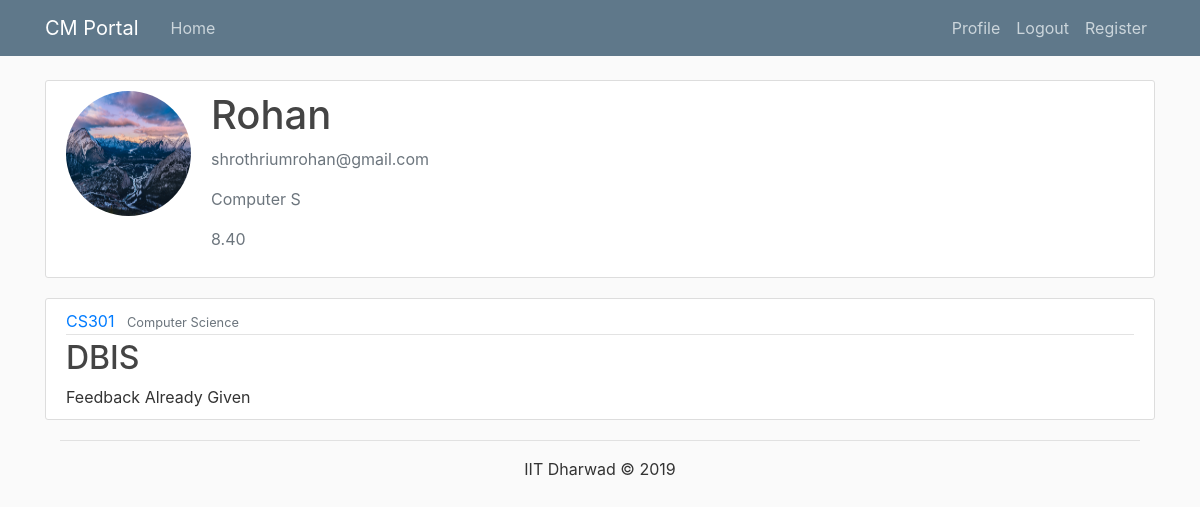
/courses/ (signed in), run on an earlier commit of the app's database.
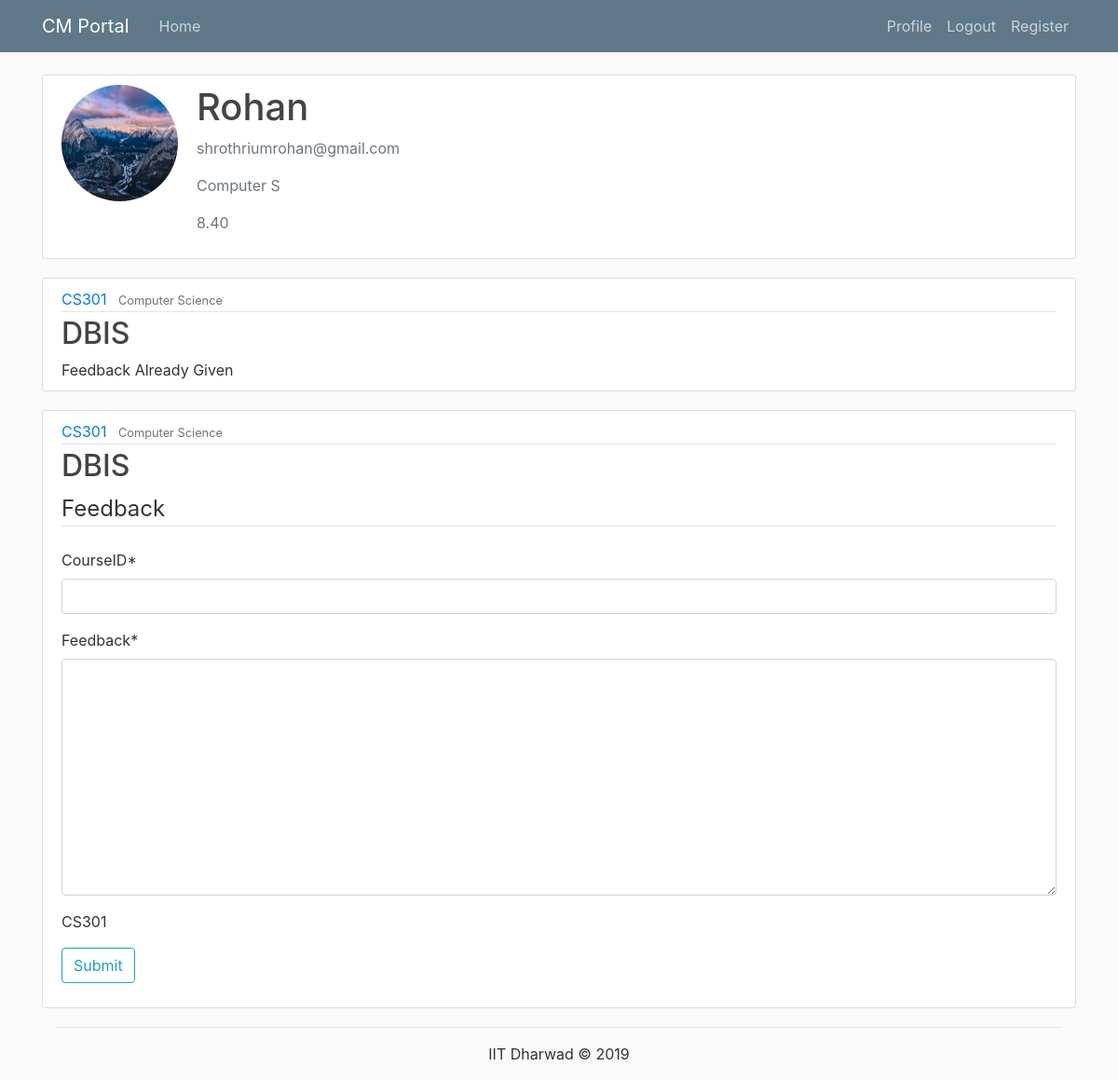
And on a later commit of the database.
### users/models.py (models this page shows, shortened)
class Profile(models.Model):
    user = models.OneToOneField(User, on_delete=models.CASCADE)
    image = models.ImageField(default='default.jpg', upload_to='profile_pics')
    DepName = models.CharField(max_length=10, default='')
    Cpi = models.DecimalField(max_digits=3, decimal_places=2, default=0)

class TakesCourse(models.Model):
    Course = models.ForeignKey(Course, on_delete=models.CASCADE)
    CourseID = models.CharField(max_length=5, default='')
    Student = models.ForeignKey(User, on_delete = models.CASCADE)
    Year = models.CharField(max_length=4)
    Sem = models.CharField(max_length=6)
    Grade = models.CharField(max_length=2, default='OG')
    FeedbackGiven = models.DecimalField(max_digits=3, decimal_places=2, default=0)

### portal/models.py (models this page shows, shortened)
class Course(models.Model):
    CourseID = models.CharField(max_length=5)
    CourseName = models.TextField()
    DeptName = models.TextField()
    Credits = models.IntegerField()

### users/views.py (the view)
# urls.py: path('courses/', user_views.courses, name='courses'),
def courses(request):
    if request.method == 'POST':
        form = FeedbackForm(request.POST)
        if form.is_valid():
            temp = request.user.takescourse_set.all().filter(CourseID=form.instance.CourseID).first()
            temp.FeedbackGiven = 1
            temp.save()
            form.save()
            return redirect('profile')
    else:
        form = FeedbackForm()
    context = {
        'courses': request.user.takescourse_set.all(),
        'form': form
    }
    return render(request, 'users/courses.html', context)

### users/forms.py
class FeedbackForm(forms.ModelForm):
	class Meta:
		model = Feedback
		fields = ['CourseID', 'Feedback',]

### users/templates/users/courses.html (shortened to what this page needs)
{% extends "portal/base.html" %}
{% load crispy_forms_tags %}
{% block content %}
    <div class="content-section">
      <div class="media">
        <img class="rounded-circle account-img" src="{{ user.profile.image.url }}">
        <div class="media-body">
          <h2 class="account-heading">{{ user.username }}</h2>
          <p class="text-secondary">{{ user.email }}</p>
          <p class="text-secondary">{{ user.profile.DepName }}</p>
          <p class="text-secondary">{{ user.profile.Cpi }}</p>
        </div>
      </div>
    </div>
    {% for course in courses %}
    {% if course.Year == '2019' %}
        <article class="media content-section">
          <div class="media-body">
            <div class="article-metadata">
              <a class="mr-2" href="http://localhost:8000/courses/'{{course.Course.CourseID}}'">{{ course.Course.CourseID }}</a>
              <small class="text-muted">{{ course.Course.DeptName }}</small>
            </div>
            <h2><a class="article-title" href="http://localhost:8000/courses/{{course.Course.CourseID}}">{{ course.Course.CourseName }}</a></h2>
            {% if course.FeedbackGiven == 0 %}
                <div class="form-group">
                    <form method="POST" onsubmit="return confirm('Are you sure you want to enroll?');">
                        <fieldset class="form-group"">
                            <legend class="border-bottom mb-4">Feedback</legend>
                            {{ form|crispy }}
                            <span>{{ course.Course.CourseID }}</span>
                        </fieldset>
                        <div class="form-group">
                            <button class="btn btn-outline-info" type="submit">Submit</button>
                        </div>
                    </form>
                </div>
            {% else %}
                <medium>Feedback Already Given</medium>
            {% endif %}
          </div>
        </article>
    {% endif %}
    {% endfor %}
{% endblock content %}

### portal/templates/portal/base.html (shortened to what this page needs)
{% load static %}
<!doctype html>
<html lang="en">
  <head>
    <link rel="stylesheet" href="https://maxcdn.bootstrapcdn.com/bootstrap/4.0.0/css/bootstrap.min.css">
    <link rel="stylesheet" type="text/css" href="{% static 'portal/main.css' %}">
  </head>
  <body>
    <header class="site-header">
      <nav class="navbar navbar-expand-md navbar-dark bg-steel fixed-top">
        <div class="container">
          <a class="navbar-brand mr-4" href="{% url 'portal-home'%}">CM Portal</a>
          <div class="collapse navbar-collapse" id="navbarToggle">
            <div class="navbar-nav mr-auto">
              <a class="nav-item nav-link" href="{% url 'portal-home'%}">Home</a>
            </div>
            <div class="navbar-nav">
              {% if user.is_authenticated %}
              <a class="nav-item nav-link" href="{% url 'profile' %}">Profile</a>
              <a class="nav-item nav-link" href="{% url 'logout' %}">Logout</a>
              <a class="nav-item nav-link" href="{% url 'register' %}">Register</a>
              {% else %}
                <a class="nav-item nav-link" href="{% url 'login' %}">Login</a>
              {% endif %}
            </div>
          </div>
        </div>
      </nav>
    </header>
     <main role="main" class="container">
      {% block content %}{% endblock %}
      <footer class="container-fluid  text-center">
        <hr> <p>IIT Dharwad &copy; 2019 </p>
    </footer>
</main>
  </body>
</html>

### portal/static/portal/main.css (style rules this page uses)
body { background: #fafafa; color: #333333; margin-top: 5rem; }
h1, h2, h3, h4, h5, h6 { color: #444444; }
.bg-steel { background-color: #5f788a; }
.site-header .navbar-nav .nav-link { color: #cbd5db; }
.content-section { background: #ffffff; padding: 10px 20px; border: 1px solid #dddddd; border-radius: 3px; margin-bottom: 20px; }
.article-title { color: #444444; }
.article-metadata { padding-bottom: 1px; margin-bottom: 4px; border-bottom: 1px solid #e3e3e3 }
.account-img { height: 125px; width: 125px; margin-right: 20px; margin-bottom: 16px; }
.account-heading { font-size: 2.5rem; }

What changed in the data, as far as the page shows it:
added TakesCourse: Course.CourseID "CS301", Course.DeptName "Computer Science", Course.CourseName "DBIS"
